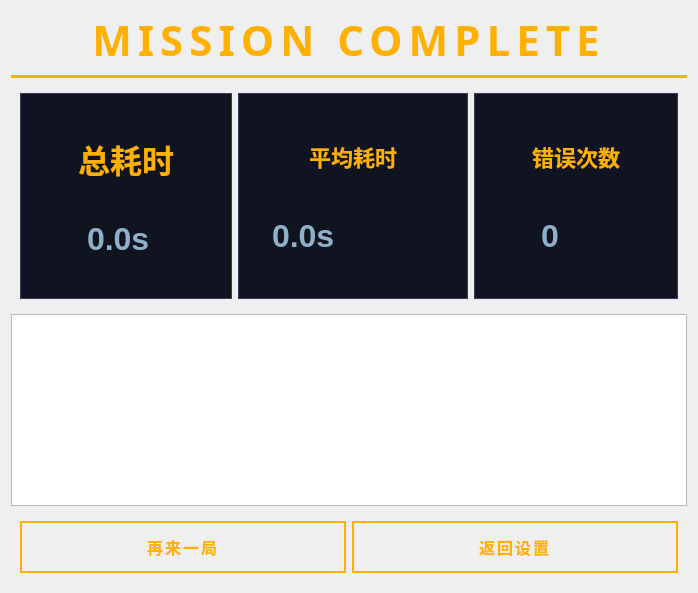
               <widget class="QWidget" name="TimeAttack_page_Result">
                <layout class="QVBoxLayout" name="verticalLayout_5">
                 <item>
                  <widget class="QLabel" name="TimeAttack_resultTitleLabel">
                   <property name="font">
                    <font>
                     <family>Microsoft YaHei</family>
                     <pointsize>-1</pointsize>
                     <weight>75</weight>
                     <bold>true</bold>
                     <underline>false</underline>
                    </font>
                   </property>
                   <property name="styleSheet">
                    <string notr="true">
										  QLabel {
										  color: #ffb000;
										  font-family: &quot;Microsoft YaHei&quot;;
										  font-size: 42px;
										  font-weight: bold;
										  letter-spacing: 6px;
										  }
									  </string>
                   </property>
                   <property name="text">
                    <string>MISSION COMPLETE</string>
                   </property>
                   <property name="alignment">
                    <set>Qt::AlignCenter</set>
                   </property>
                  </widget>
                 </item>
                 <item>
                  <widget class="QFrame" name="TimeAttack_titleDivider">
                   <property name="minimumSize">
                    <size>
                     <width>2</width>
                     <height>2</height>
                    </size>
                   </property>
                   <property name="styleSheet">
                    <string notr="true">
										  QFrame {
										  background-color: #ffb000;
										  border: none;
										  }
									  </string>
                   </property>
                   <property name="frameShape">
                    <enum>QFrame::HLine</enum>
                   </property>
                   <property name="frameShadow">
                    <enum>QFrame::Plain</enum>
                   </property>
                  </widget>
                 </item>
                 <item>
                  <widget class="QWidget" name="TimeAttack_statsContainer" native="true">
                   <layout class="QHBoxLayout" name="horizontalLayout_5">
                    <item>
                     <widget class="QFrame" name="TimeAttack_totalCard">
                      <property name="styleSheet">
                       <string notr="true">
													  QFrame {
													  background-color: #0f1420;
													  border: 1px solid #3a3a5a;
													  padding: 16px 24px;
													  }
												  </string>
                      </property>
                      <property name="frameShape">
                       <enum>QFrame::StyledPanel</enum>
                      </property>
                      <property name="frameShadow">
                       <enum>QFrame::Raised</enum>
                      </property>
                      <layout class="QVBoxLayout" name="verticalLayout_6">
                       <item>
                        <widget class="QLabel" name="TimeAttack_totalTitleLabel">
                         <property name="styleSheet">
                          <string notr="true">
																  QLabel {
																  color: #ffb000;
																  font-family: &quot;Microsoft YaHei&quot;;
																  font-size: 32px;
																  font-weight: bold;
																  background: transparent;
																  border: none;
																  }
															  </string>
                         </property>
                         <property name="text">
                          <string>总耗时</string>
                         </property>
                         <property name="alignment">
                          <set>Qt::AlignCenter</set>
                         </property>
                        </widget>
                       </item>
                       <item>
                        <widget class="QLabel" name="TimeAttack_totalValueLabel">
                         <property name="styleSheet">
                          <string notr="true">QFrame#TimeAttack_totalCard {
    background-color: #0f1420;
    border: 1px solid #3a3a5a;
    border-radius: 0px;
    padding: 16px 24px;
    min-width: 180px;
}

QLabel#TimeAttack_totalValueLabel {
    color: #8fb0c8;
    font-family: &quot;Microsoft YaHei&quot;;
    font-size: 32px;
    font-weight: bold;
    background: transparent;
    border: none;
    qproperty-alignment: AlignCenter;
}

QLabel#TimeAttack_totalTitleLabel {
    color: #5a7a9a;
    font-family: &quot;Microsoft YaHei&quot;;
    font-size: 14px;
    letter-spacing: 2px;
    background: transparent;
    border: none;
    qproperty-alignment: AlignCenter;
}</string>
                         </property>
                         <property name="text">
                          <string>0.0s</string>
                         </property>
                        </widget>
                       </item>
                      </layout>
                     </widget>
                    </item>
                    <item>
                     <widget class="QFrame" name="TimeAttack_avgCard">
                      <property name="styleSheet">
                       <string notr="true">QFrame#TimeAttack_avgCard {
    background-color: #0f1420;
    border: 1px solid #3a3a5a;
    border-radius: 0px;
    padding: 16px 24px;
    min-width: 180px;
}</string>
                      </property>
                      <property name="frameShape">
                       <enum>QFrame::StyledPanel</enum>
                      </property>
                      <property name="frameShadow">
                       <enum>QFrame::Raised</enum>
                      </property>
                      <layout class="QVBoxLayout" name="verticalLayout_7">
                       <item>
                        <widget class="QLabel" name="TimeAttack_avgTitleLabel">
                         <property name="styleSheet">
                          <string notr="true">
																  QLabel {
																  color: #ffb000;
																  font-family: &quot;Microsoft YaHei&quot;;
																  font-size: 22px;
																  font-weight: bold;
																  background: transparent;
																  border: none;
																  }
															  </string>
                         </property>
                         <property name="text">
                          <string>平均耗时</string>
                         </property>
                         <property name="alignment">
                          <set>Qt::AlignCenter</set>
                         </property>
                        </widget>
                       </item>
                       <item>
                        <widget class="QLabel" name="TimeAttack_avgValueLabel">
                         <property name="styleSheet">
                          <string notr="true">QFrame#TimeAttack_avgCard {
    background-color: #0f1420;
    border: 1px solid #3a3a5a;
    border-radius: 0px;
    padding: 16px 24px;
    min-width: 180px;
}

QLabel#TimeAttack_avgValueLabel {
    color: #8fb0c8;
    font-family: &quot;Microsoft YaHei&quot;;
    font-size: 32px;
    font-weight: bold;
    background: transparent;
    border: none;
    qproperty-alignment: AlignCenter;
}

QLabel#TimeAttack_avgTitleLabel {
    color: #5a7a9a;
    font-family: &quot;Microsoft YaHei&quot;;
    font-size: 14px;
    letter-spacing: 2px;
    background: transparent;
    border: none;
    qproperty-alignment: AlignCenter;
}</string>
                         </property>
                         <property name="text">
                          <string>0.0s</string>
                         </property>
                        </widget>
                       </item>
                      </layout>
                     </widget>
                    </item>
                    <item>
                     <widget class="QFrame" name="TimeAttack_errorCard">
                      <property name="styleSheet">
                       <string notr="true">
													  QFrame {
													  background-color: #0f1420;
													  border: 1px solid #3a3a5a;
													  padding: 16px 24px;
													  }
												  </string>
                      </property>
                      <property name="frameShape">
                       <enum>QFrame::StyledPanel</enum>
                      </property>
                      <property name="frameShadow">
                       <enum>QFrame::Raised</enum>
                      </property>
                      <layout class="QVBoxLayout" name="verticalLayout_8">
                       <item>
                        <widget class="QLabel" name="TimeAttack_errorTitleLabel">
                         <property name="styleSheet">
                          <string notr="true">
																  QLabel {
																  color: #ffb000;
																  font-family: &quot;Microsoft YaHei&quot;;
																  font-size: 22px;
																  font-weight: bold;
																  background: transparent;
																  border: none;
																  }
															  </string>
                         </property>
                         <property name="text">
                          <string>错误次数</string>
                         </property>
                         <property name="alignment">
                          <set>Qt::AlignCenter</set>
                         </property>
                        </widget>
                       </item>
                       <item>
                        <widget class="QLabel" name="TimeAttack_errorValueLabel">
                         <property name="styleSheet">
                          <string notr="true">QFrame#TimeAttack_errorCard {
    background-color: #0f1420;
    border: 1px solid #3a3a5a;
    border-radius: 0px;
    padding: 16px 24px;
    min-width: 180px;
}

QLabel#TimeAttack_errorValueLabel {
    color: #8fb0c8;
    font-family: &quot;Microsoft YaHei&quot;;
    font-size: 32px;
    font-weight: bold;
    background: transparent;
    border: none;
    qproperty-alignment: AlignCenter;
}

QLabel#TimeAttack_errorTitleLabel {
    color: #5a7a9a;
    font-family: &quot;Microsoft YaHei&quot;;
    font-size: 14px;
    letter-spacing: 2px;
    background: transparent;
    border: none;
    qproperty-alignment: AlignCenter;
}</string>
                         </property>
                         <property name="text">
                          <string>0</string>
                         </property>
                        </widget>
                       </item>
                      </layout>
                     </widget>
                    </item>
                   </layout>
                  </widget>
                 </item>
                 <item>
                  <widget class="QListWidget" name="TimeAttack_detailList">
                   <property name="styleSheet">
                    <string notr="true">QListWidget#TimeAttack_detailList QScrollBar:vertical {
    background: #1e1e2e;
    width: 10px;
    margin: 0px;
    border-radius: 5px;
}

QListWidget#TimeAttack_detailList QScrollBar::handle:vertical {
    background: #ffcc00;
    min-height: 30px;
    border-radius: 5px;
}

QListWidget#TimeAttack_detailList QScrollBar::handle:vertical:hover {
    background: #ffe066;
}

QListWidget#TimeAttack_detailList QScrollBar::handle:vertical:pressed {
    background: #e6b800;
}

/* 上下箭头去掉 */
QListWidget#TimeAttack_detailList QScrollBar::add-line:vertical,
QListWidget#TimeAttack_detailList QScrollBar::sub-line:vertical {
    height: 0px;
    background: none;
    border: none;
}

/* 去掉上下按钮区域 */
QListWidget#TimeAttack_detailList QScrollBar::add-page:vertical,
QListWidget#TimeAttack_detailList QScrollBar::sub-page:vertical {
    background: none;
}

/* ---------- 横向滚动条（如果也用到） ---------- */
QListWidget#TimeAttack_detailList QScrollBar:horizontal {
    background: #1e1e2e;
    height: 10px;
    margin: 0px;
    border-radius: 5px;
}

QListWidget#TimeAttack_detailList QScrollBar::handle:horizontal {
    background: #ffcc00;
    min-width: 30px;
    border-radius: 5px;
}

QListWidget#TimeAttack_detailList QScrollBar::handle:horizontal:hover {
    background: #ffe066;
}

QListWidget#TimeAttack_detailList QScrollBar::add-line:horizontal,
QListWidget#TimeAttack_detailList QScrollBar::sub-line:horizontal {
    width: 0px;
    background: none;
    border: none;
}

QListWidget#TimeAttack_detailList QScrollBar::add-page:horizontal,
QListWidget#TimeAttack_detailList QScrollBar::sub-page:horizontal {
    background: none;
}</string>
                   </property>
                  </widget>
                 </item>
                 <item>
                  <widget class="QWidget" name="TimeAttack_buttonContainer" native="true">
                   <layout class="QHBoxLayout" name="horizontalLayout_6">
                    <item>
                     <widget class="QPushButton" name="TimeAttack_retryButton">
                      <property name="styleSheet">
                       <string notr="true">QPushButton#TimeAttack_retryButton {
    background-color: transparent;
    color: #ffb000;
    border: 2px solid #ffb000;
    padding: 12px 48px;
    font-family: &quot;Microsoft YaHei&quot;;
    font-size: 16px;
    font-weight: bold;
    letter-spacing: 2px;
}

QPushButton#TimeAttack_retryButton:hover {
    background-color: #ffb000;
    color: #ffffff;
}

QPushButton#TimeAttack_retryButton:pressed {
    background-color: #e6a000;
    color: #ffffff;
}</string>
                      </property>
                      <property name="text">
                       <string>再来一局</string>
                      </property>
                     </widget>
                    </item>
                    <item>
                     <widget class="QPushButton" name="TimeAttack_backButton">
                      <property name="styleSheet">
                       <string notr="true">QPushButton#TimeAttack_backButton {
    background-color: transparent;
    color: #ffb000;
    border: 2px solid #ffb000;
    padding: 12px 48px;
    font-family: &quot;Microsoft YaHei&quot;;
    font-size: 16px;
    font-weight: bold;
    letter-spacing: 2px;
}

QPushButton#TimeAttack_backButton:hover {
    background-color: #ffb000;
    color: #ffffff;
}

QPushButton#TimeAttack_backButton:pressed {
    background-color: #e6a000;
    color: #ffffff;
}</string>
                      </property>
                      <property name="text">
                       <string>返回设置</string>
                      </property>
                     </widget>
                    </item>
                   </layout>
                  </widget>
                 </item>
                </layout>
               </widget>
